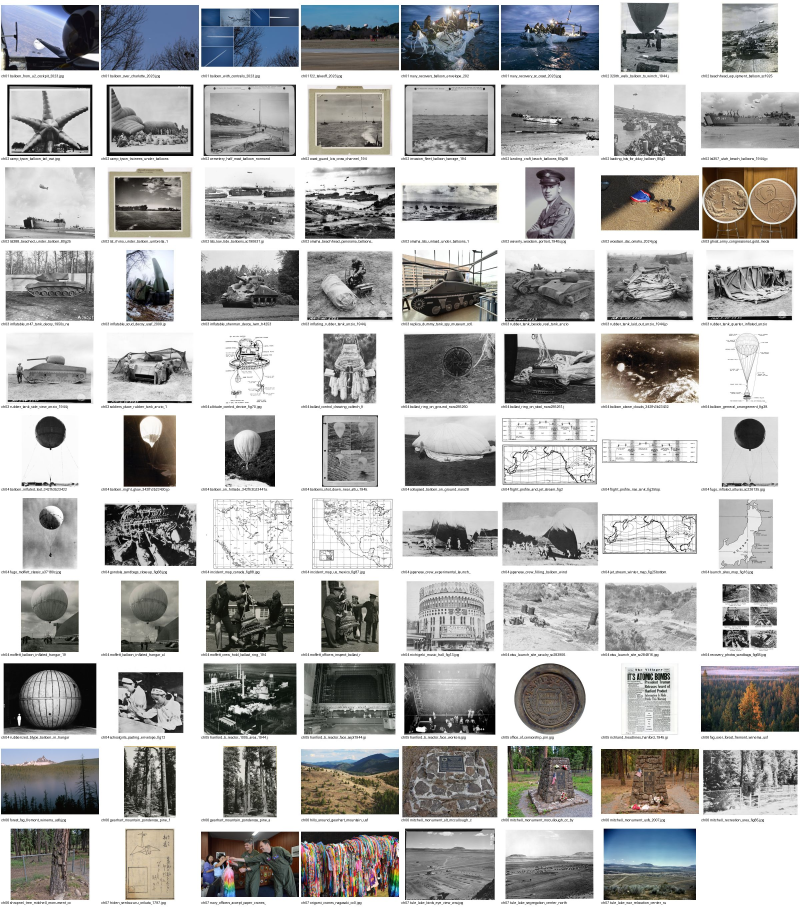
#> input picture Balloon_War/review/archival_images_contact_sheet.jpg, 2400 x 2728 px (shown at 1/3 size)
$ python silhouette_layers.py ../review/archival_images_contact_sheet.jpg
#> lines starting #> are read from the running program, lines starting #| are printed output that depends on the picture; after the words box and inside, x2 and y2 are one past the last pixel; in counts of white or black regions, pixels touching at a corner belong together
"""Split a layered silhouette illustration (flat planes of one color, darker = nearer) into depth layers for parallax,
and cut out a moving subject from its magenta mask pass.

  python3 tools/silhouette_layers.py public/img/gen/ch04_pacific_night.png --planes 4
  python3 tools/silhouette_layers.py public/img/gen/ch02_beach_balloon_walk.png --planes 5 \
      --mask public/img/gen/ch02_beach_balloon_walk_mask.png

Writes public/img/layers/<name>/
  L0.jpg            the sky: opaque, with everything nearer painted out (row by row, so gradients continue)
  L1.png … Ln.png   each nearer plane on transparency, extended a little under the planes in front of it so a
                    parallax shift never opens a hole
  subject.png       the masked subject (balloon), cut out at full resolution, and removed from every layer
  layers.json       size, plane count, each plane's tone, the subject's bounding box
The flat tones come from k-means in Lab color; planes are ordered by lightness (lightest = farthest). A soft sky
gradient lands in the sky plane; if it splits across two clusters, raise --planes and pass --merge-sky 2.
"""
import argparse, json, os
import cv2
import numpy as np
from scipy import ndimage

HERE = os.path.dirname(os.path.abspath(__file__))
OUT = os.path.join(HERE, "..", "public", "img", "layers")


def magenta(mask_img):
    """Pixels the mask pass filled with #FF00FF (tolerant of compression)."""
    b, g, r = [mask_img[..., i].astype(int) for i in range(3)]
    m = (r > 180) & (b > 180) & (g < 110)
    m = ndimage.binary_closing(m, iterations=2)
    return ndimage.binary_dilation(m, iterations=2)


def smooth_fill(img, have, sigma):
    """Colors for every pixel from the nearby pixels in `have` (normalized convolution): a soft continuation of a
    plane's own tones, with no streaks."""
    m = have.astype(np.float32)
    num = cv2.GaussianBlur(img.astype(np.float32) * m[..., None], (0, 0), sigma)
    den = cv2.GaussianBlur(m, (0, 0), sigma)[..., None]
    out = num / np.maximum(den, 1e-4)
    flat = img[have].mean(0) if have.any() else np.zeros(3)
    out[den[..., 0] < 1e-3] = flat
    return out


def main():
    ap = argparse.ArgumentParser()
    ap.add_argument("image")
    ap.add_argument("--planes", type=int, default=4)
    ap.add_argument("--merge-sky", type=int, default=1, help="how many of the lightest clusters form the sky")
    ap.add_argument("--mask", help="the magenta mask pass of the same image")
    ap.add_argument("--extend", type=int, default=60, help="px each plane extends under the planes in front of it")
    ap.add_argument("--name")
    a = ap.parse_args()
    name = a.name or os.path.splitext(os.path.basename(a.image))[0]
    img = cv2.imread(a.image, cv2.IMREAD_COLOR)
#> img is the input picture: shape (2728, 2400, 3); mean B, G, R 174, 174.7, 174.9
    h, w = img.shape[:2]
#> h = 2728; w = 2400
    out = os.path.join(OUT, name)
    os.makedirs(out, exist_ok=True)

    subject = None
    if a.mask:
        mk = cv2.resize(cv2.imread(a.mask, cv2.IMREAD_COLOR), (w, h), interpolation=cv2.INTER_NEAREST)
        subject = magenta(mk)

    # k-means on Lab, ignoring the subject
    lab = cv2.cvtColor(img, cv2.COLOR_BGR2LAB).reshape(-1, 3).astype(np.float32)
    use = lab if subject is None else lab[~subject.reshape(-1)]
    k = a.planes + a.merge_sky - 1
    crit = (cv2.TERM_CRITERIA_EPS + cv2.TERM_CRITERIA_MAX_ITER, 30, 0.5)
    _, _, centers = cv2.kmeans(use[:: max(1, len(use) // 200000)], k, None, crit, 4, cv2.KMEANS_PP_CENTERS)
#> centers = [[112, 128.6, 128.2], [250.2, 128, 128.1], [40.41, 128.3, 128.9], [181.9, 128.4, 129.3]]
    d = ((lab[:, None, :] - centers[None, :, :]) ** 2).sum(-1)
    lab_idx = d.argmin(1)
    order = np.argsort(-centers[:, 0])            # lightest first = farthest
#> order = [1, 3, 0, 2]
    rank = np.empty(k, int); rank[order] = np.arange(k)
    depth = rank[lab_idx].reshape(h, w)
#> depth: shape (2728, 2400) int64; 4 distinct labels, from 0 to 3
    depth = np.maximum(depth - (a.merge_sky - 1), 0)  # the lightest merge_sky clusters are plane 0
    # tidy speckle: a 5px median keeps the cut edges but removes stray single pixels
    depth = cv2.medianBlur(depth.astype(np.uint8), 5).astype(int)
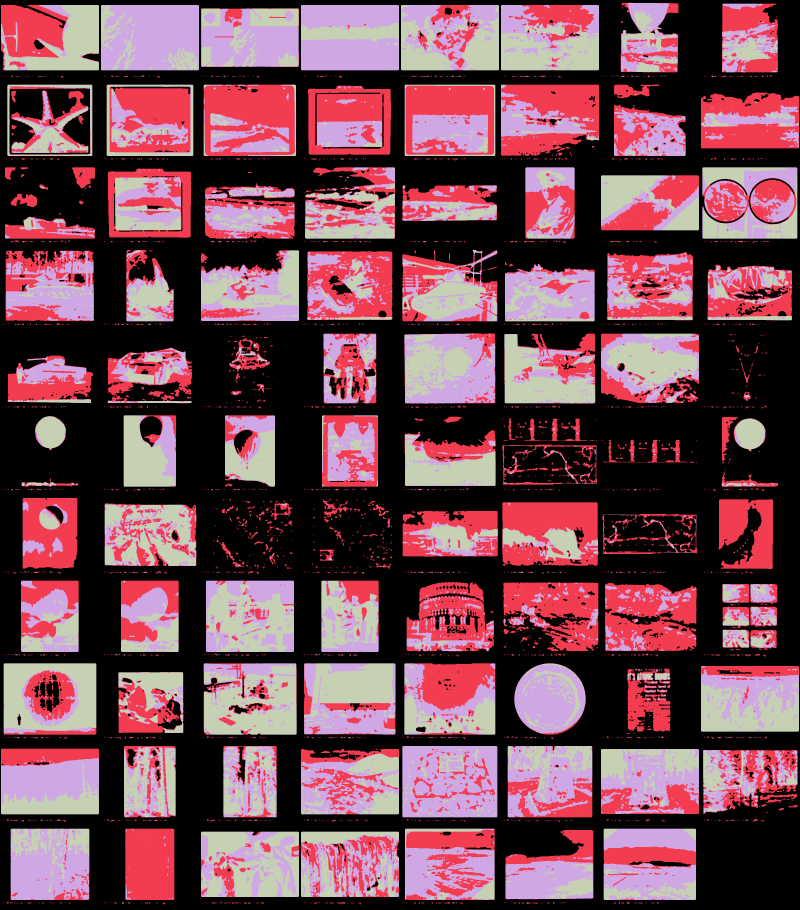
#> depth: shape (2728, 2400) int64 (shown at 1/3 size); 4 distinct labels, from 0 to 3; one colour per label, 0 black
    if subject is not None:
        # the subject's pixels belong to whatever plane surrounds them (fill by nearest non-subject pixel)
        idx = ndimage.distance_transform_edt(subject, return_distances=False, return_indices=True)
        depth = depth[idx[0], idx[1]]

    P = a.planes
    # L0: the sky, opaque. Nearer pixels (and the subject) are filled row by row from that row's sky pixels.
    sky = depth == 0
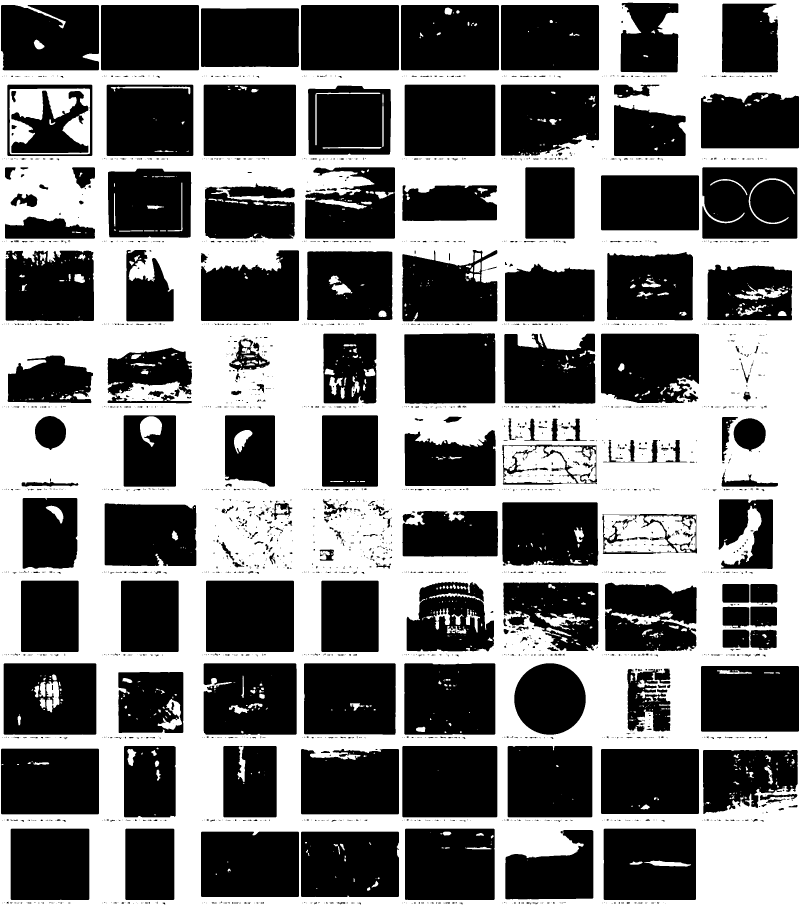
#> sky: shape (2728, 2400) bool (shown at 1/3 size); 46.3% white; 979 white regions (595 under 20 px), largest, box (x1, y1, x2, y2) and area: (0, 0, 2400, 2728) 2873464, (28, 265, 270, 463) 25532, (1511, 1337, 1730, 1450) 17076
    if subject is not None:
        sky &= ~subject
    L0 = img.astype(np.float32).copy()
    mean_rows = np.array([img[y][sky[y]].mean(0) if sky[y].any() else [np.nan] * 3 for y in range(h)])
#> mean_rows = 2728 rows, first 8: [253.7, 254.5, 254.1], [254.2, 254.7, 254.3], [254.8, 254.6, 254.7], [254.8, 254.6, 254.7], [254.8, 254.4, 254.6], [254.7, 254.5, 254.3], [254, 253.9, 253.5], [253.2, 254.1, 253.6]
    for c in range(3):
        col = mean_rows[:, c]
        good = ~np.isnan(col)
        mean_rows[:, c] = np.interp(np.arange(h), np.arange(h)[good], col[good])
    rowfill = np.repeat(mean_rows[:, None, :], w, 1)
    near = smooth_fill(img, sky, 40)
#> in smooth_fill, `out = num / np.maximum(den, 1e-4)`:
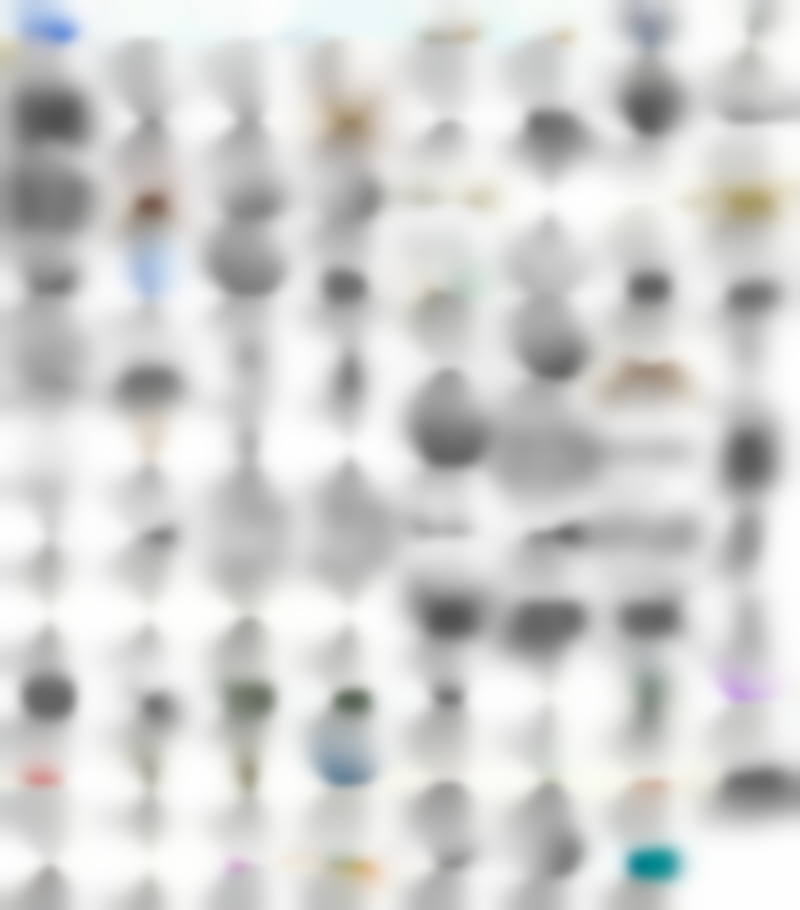
#> out: shape (2728, 2400, 3) float32 (shown at 1/3 size); mean B, G, R 252.7, 252.8, 252.8; drawn with min black and max white
#> in smooth_fill, `flat = img[have].mean(0) if have.any() else np.zeros(3)`: flat = [245.9, 246.1, 246]
    den = cv2.GaussianBlur(sky.astype(np.float32), (0, 0), 40)
    blend = np.clip(den * 4, 0, 1)[..., None]           # near the sky's edge use its local colors, far away the row mean
    fill = near * blend + rowfill * (1 - blend)
    L0[~sky] = fill[~sky]
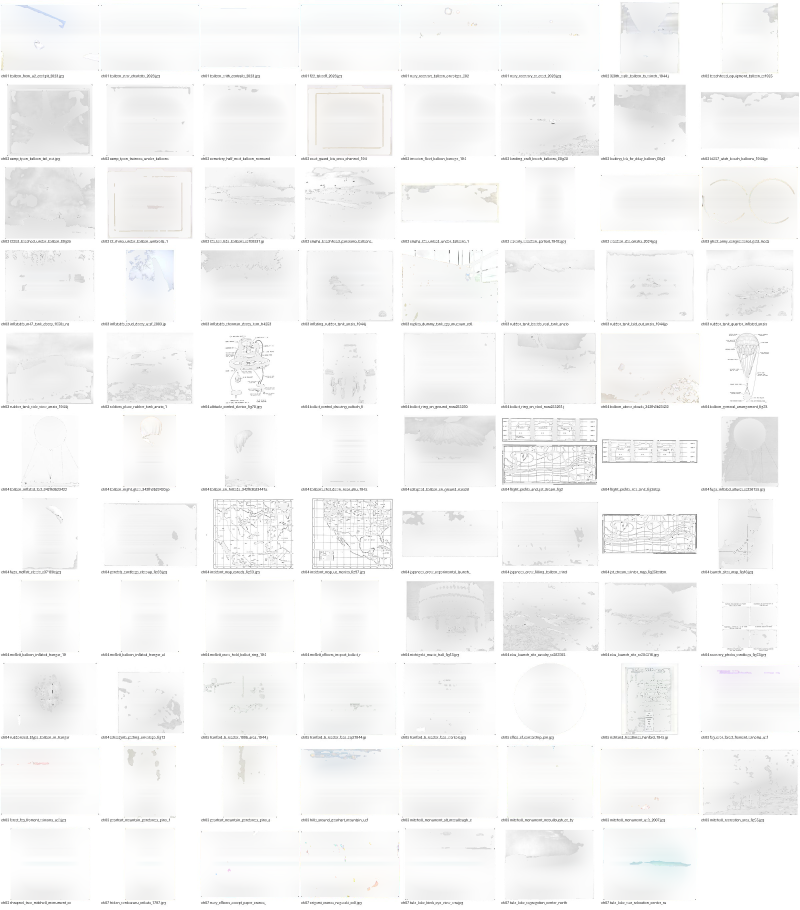
#> L0: shape (2728, 2400, 3) float32 (shown at 1/3 size); mean B, G, R 250.4, 250.6, 250.5
    cv2.imwrite(os.path.join(out, "L0.jpg"), np.clip(L0, 0, 255).astype(np.uint8), [cv2.IMWRITE_JPEG_QUALITY, 93])

    tones = []
    for p in range(1, P):
        own = depth == p
        nearer = depth > p
        if subject is not None:
            own &= ~subject
        # extend this plane under nearer planes: for each nearer pixel, the nearest pixel that is not nearer
        dist, idx = ndimage.distance_transform_edt(nearer, return_indices=True)
        src_is_own = own[idx[0], idx[1]]
        ext = nearer & (dist <= a.extend) & src_is_own
        alpha = (own | ext).astype(np.float32)
        color = img.astype(np.float32).copy()
        soft = smooth_fill(img, own, 12)
        color[ext] = soft[ext]
        if subject is not None:
            # where the subject sat, continue this plane from its own neighbours
            sidx = ndimage.distance_transform_edt(subject, return_distances=False, return_indices=True)
            sub_own = subject & own[sidx[0], sidx[1]]
            alpha[sub_own] = 1
            color[sub_own] = soft[sub_own]
        color = np.clip(color, 0, 255).astype(np.uint8)
        alpha = cv2.GaussianBlur(alpha, (0, 0), 0.8)
        rgba = np.dstack([color, (alpha * 255).astype(np.uint8)])
        cv2.imwrite(os.path.join(out, f"L{p}.png"), rgba)
        tones.append([int(v) for v in img[own].mean(0)[::-1]] if own.any() else None)
#> this loop made 3 passes
#> flat in smooth_fill on passes 1 to 3: [171.3, 173.5, 174.9], [103.5, 103.6, 103.4], [40.15, 41.44, 41.08]
#> pass 1, in main, `src_is_own = own[idx[0], idx[1]]`:
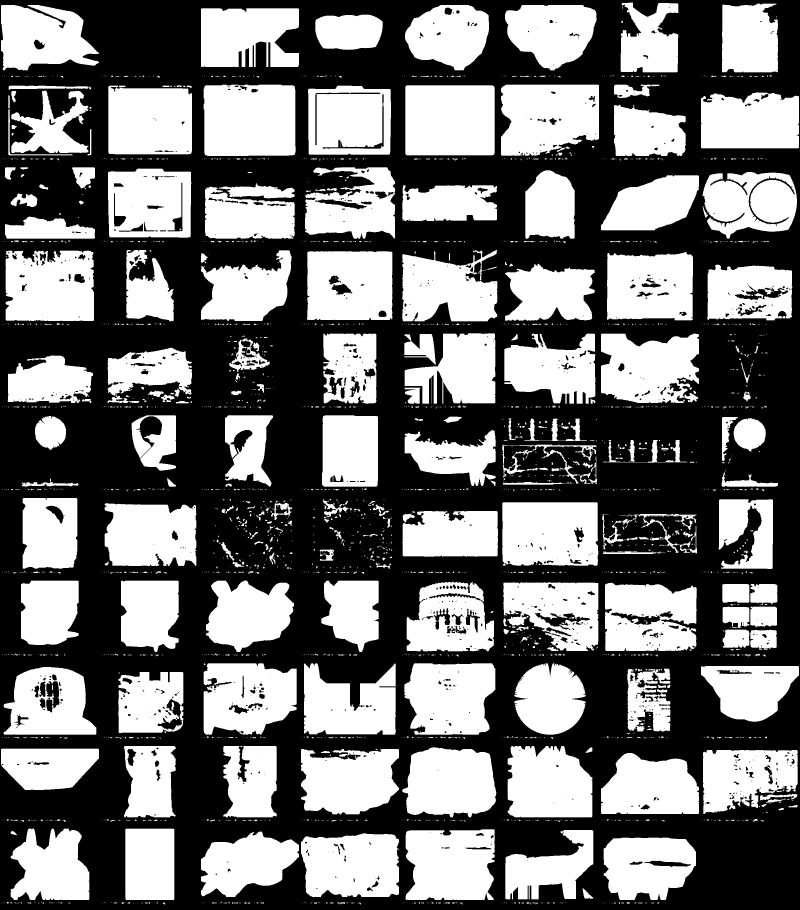
#> src_is_own: shape (2728, 2400) bool (shown at 1/3 size); 44.9% white; 3567 white regions (2980 under 20 px), largest, box (x1, y1, x2, y2) and area: (611, 254, 887, 468) 57579, (1216, 256, 1484, 466) 56229, (1503, 254, 1797, 467) 54003
#> after the loop: nearer: shape (2728, 2400) bool; every value is 0
#> after the loop:
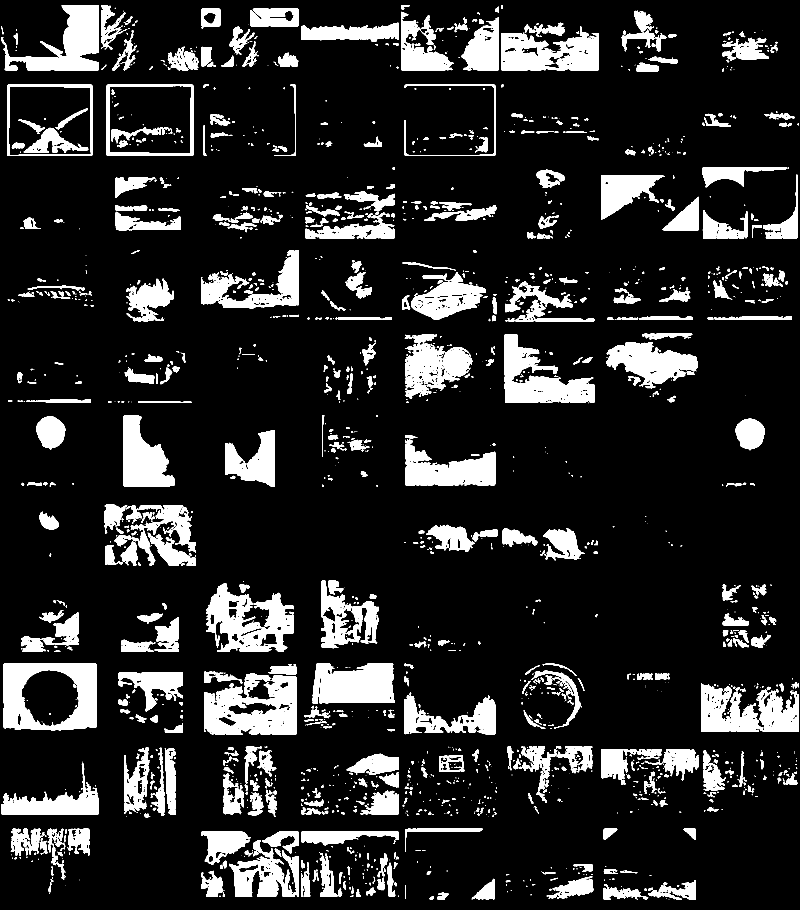
#> own: shape (2728, 2400) bool (shown at 1/3 size); 14.4% white; 2038 white regions (1068 under 20 px), largest, box (x1, y1, x2, y2) and area: (11, 1990, 289, 2192) 32619, (612, 2027, 890, 2204) 31508, (618, 1749, 882, 1956) 27924
#> after the loop, tones = [[174, 173, 171], [103, 103, 103], [41, 41, 40]]

    meta = {"size": [w, h], "planes": P, "tones_rgb": tones}
#> meta = {'size': [2400, 2728], 'planes': 4, 'tones_rgb': [[174, 173, 171], [103, 103, 103], [41, 41, 40]]}
    if subject is not None:
        ys, xs = np.where(subject)
        x0, x1, y0, y1 = xs.min(), xs.max(), ys.min(), ys.max()
        soft = cv2.GaussianBlur(subject.astype(np.float32), (0, 0), 0.8)
        rgba = np.dstack([img, (soft * 255).astype(np.uint8)])[y0:y1 + 1, x0:x1 + 1]
        cv2.imwrite(os.path.join(out, "subject.png"), rgba)
        meta["subject_box"] = [int(x0), int(y0), int(x1 - x0 + 1), int(y1 - y0 + 1)]
    json.dump(meta, open(os.path.join(out, "layers.json"), "w"), indent=1)
    print(f"layers/{name}/: L0 + {P - 1} planes" + (" + subject" if subject is not None else ""))
#| layers/archival_images_contact_sheet/: L0 + 3 planes


if __name__ == "__main__":
    main()
